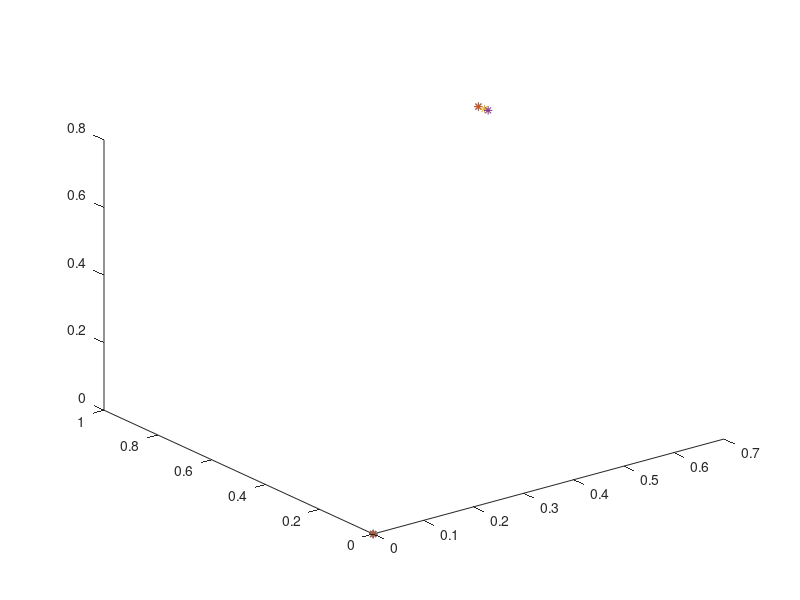

The MATLAB source for this figure:
x = zeros(12,3);
figure


x(1,:) = [0.66373113732530431, 0.84477504757859578, 0.68910298787798774];
x(2,:) = [0.66373113741913647, 0.84477504769802225, 0.6891029879754067];
x(3,:) = [0.65412332637233894, 0.80428534614201896, 0.70078736222049187];
x(4,:) = [0.64836067577543988, 0.78000007964438689, 0.70779552770847287];
% x(1,:) = [0.0132315, 0.098192600000000005, -0.0231589];
% x(2,:) = [0.013230945532206087, 0.098193041243139309, -0.023156335794586709];
% x(3,:) = [0.013220015651736297, 0.098201351865400952, -0.023133634433819855];
% x(4,:) = [0.013207713982147562, 0.098210726586018551, -0.023106570760724636];
% x(5,:) = [0.013202500000000002, 0.098214700000000016, -0.0230951];
% x(6,:) = [0.013203187730070853, 0.098214300492247164, -0.023087656221389724];
% x(7,:) = [0.013202142237391423, 0.098215066082669236, -0.023087595305280543];
% x(8,:) = [0.013201969384803464, 0.098215242955084853, -0.023083969420761005];
% x(9,:) = [0.0131982, 0.098219100000000004, -0.023004899999999998];
% 
% y = zeros(6,3);
% y(1,:) = [0.013184400000000001, 0.098234000000000002, -0.023005500000000002];
% y(2,:) = [0.013209, 0.098212900000000006, -0.0230975];
% y(3,:) = [0.0132096, 0.098200899999999994, -0.0231484];
% y(4,:) = [0.0132096, 0.098200899999999994, -0.0231484];
% y(5,:) = [0.013202500000000001, 0.098214700000000002, -0.0230951];
% y(6,:) = [0.0131929, 0.098235799999999998, -0.022990199999999999];


% i = 1; j = 2;
% plot3(x([i,j],1),x([i,j],2),x([i,j],3)); hold on
% i = i + 3; j = j + 3;
%  plot3(x([i,j],1),x([i,j],2),x([i,j],3)); hold on
%  i = i + 3; j = j + 3;
%   plot3(x([i,j],1),x([i,j],2),x([i,j],3)); hold on
%   
%   i = 1; j = 3;
% plot3(x([i,j],1),x([i,j],2),x([i,j],3));hold on
% i = i + 3; j = j + 3;
%  plot3(x([i,j],1),x([i,j],2),x([i,j],3));hold on
%  i = i + 3; j = j + 3;
%   plot3(x([i,j],1),x([i,j],2),x([i,j],3));hold on
%   
%   i = 2; j = 3;
% plot3(x([i,j],1),x([i,j],2),x([i,j],3));hold on
% i = i + 3; j = j + 3;
%  plot3(x([i,j],1),x([i,j],2),x([i,j],3));hold on
%  i = i + 3; j = j + 3;
%   plot3(x([i,j],1),x([i,j],2),x([i,j],3));hold on
 

% x(1,:) = [-0.15079799999999999, 0.121309, 0.58190];
% x(2,:) = [-0.29410900000000006, 0.18374200000000002, 0.65560700000000005];
% x(3,:) = [-0.15356232692034355, 0.15857618346280089, 0.7092203497810069];
% x(4,:) = [-0.16987350347809743, 0.17272257025149074, 0.74218799999999996];
% x(5,:) = [-0.20138613318022361, 0.18404617749559873, 0.75];
% x(6,:) = [-0.15459788870512725, 0.17253707598118742, 0.7569162471534967];
% x(7,:) = [-0.1946872118480597, 0.1845316822279105, 0.7584377881519403];
% x(8,:) = [-0.16523550226040265, 0.17851449773959729, 0.76707636597281015];
% x(9,:) = [-0.21895331071605661, 0.19611210680428387, 0.77444041752034032];
% x(10,:) = [-0.18014044312464594, 0.18568822750141611, 0.77711754293185686];b
% x(11,:) =[-0.23436490141470917, 0.20338117502155145, 0.78430445303211016];
% x(12,:) =[-0.15873000000000001, 0.228244, 0.94723299999999999];



for i = 1:9
    plot3(x(i,1),x(i,2),x(i,3),'*');hold on;
end
% for i = 1:3
%     plot3(y(i,1),y(i,2),yi (i,3),'o');hold on;
% end
% for i = 4:6
%     plot3(y(i,1),y(i,2),y(i,3),'x');hold on;
% end